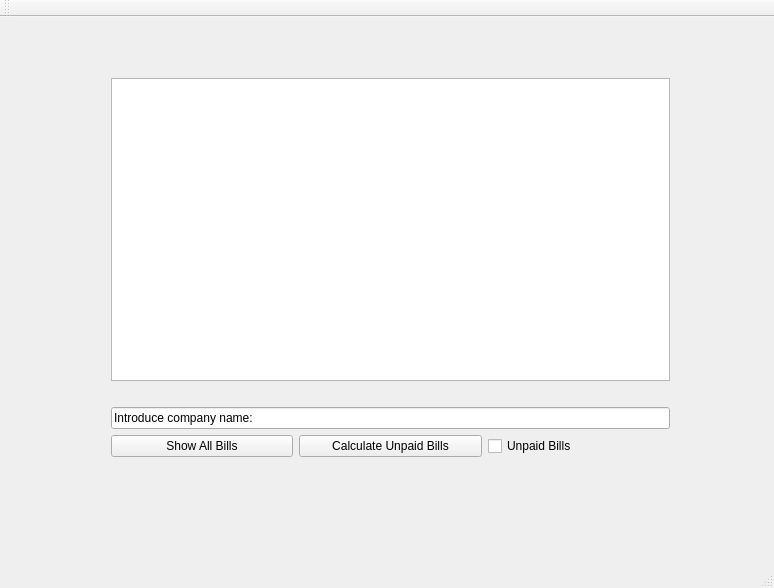
<?xml version="1.0" encoding="UTF-8"?>
<ui version="4.0">
 <class>billsClass</class>
 <widget class="QMainWindow" name="billsClass">
  <property name="geometry">
   <rect>
    <x>0</x>
    <y>0</y>
    <width>774</width>
    <height>588</height>
   </rect>
  </property>
  <property name="windowTitle">
   <string>bills</string>
  </property>
  <widget class="QWidget" name="centralWidget">
   <widget class="QWidget" name="verticalLayoutWidget">
    <property name="geometry">
     <rect>
      <x>100</x>
      <y>50</y>
      <width>581</width>
      <height>401</height>
     </rect>
    </property>
    <layout class="QVBoxLayout" name="verticalLayout">
     <item>
      <widget class="QListWidget" name="BillsList"/>
     </item>
     <item>
      <widget class="QLabel" name="TotalAmount">
       <property name="text">
        <string/>
       </property>
      </widget>
     </item>
     <item>
      <widget class="QLineEdit" name="IntroduceCompany">
       <property name="text">
        <string>Introduce company name:</string>
       </property>
      </widget>
     </item>
     <item>
      <layout class="QHBoxLayout" name="horizontalLayout">
       <item>
        <widget class="QPushButton" name="ShowAllBills">
         <property name="text">
          <string>Show All Bills</string>
         </property>
        </widget>
       </item>
       <item>
        <widget class="QPushButton" name="CalculateTotal">
         <property name="text">
          <string>Calculate Unpaid Bills</string>
         </property>
        </widget>
       </item>
       <item>
        <widget class="QCheckBox" name="PaidBills">
         <property name="text">
          <string>Unpaid Bills</string>
         </property>
        </widget>
       </item>
      </layout>
     </item>
    </layout>
   </widget>
  </widget>
  <widget class="QMenuBar" name="menuBar">
   <property name="geometry">
    <rect>
     <x>0</x>
     <y>0</y>
     <width>774</width>
     <height>21</height>
    </rect>
   </property>
  </widget>
  <widget class="QToolBar" name="mainToolBar">
   <attribute name="toolBarArea">
    <enum>TopToolBarArea</enum>
   </attribute>
   <attribute name="toolBarBreak">
    <bool>false</bool>
   </attribute>
  </widget>
  <widget class="QStatusBar" name="statusBar"/>
 </widget>
 <layoutdefault spacing="6" margin="11"/>
 <resources>
  <include location="bills.qrc"/>
 </resources>
 <connections/>
</ui>
